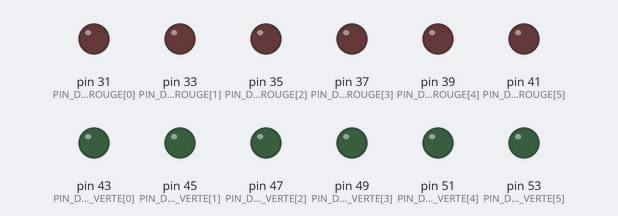
This sketch was run on a simulated Arduino Mega 2560, built with avr-gcc and run on an emulated ATmega2560. Shown: output pins drawn as LEDs (lit = HIGH). Pins used as bus, display or sensor lines are not drawn.

Above: at 0.2 s.
At 1.2 s:
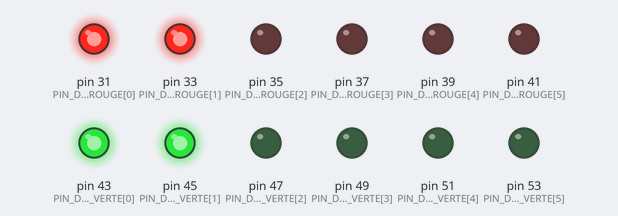
At 1.7 s:
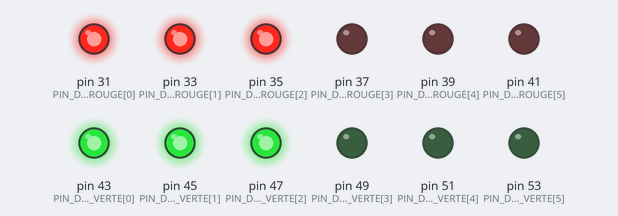
At 2.7 s:
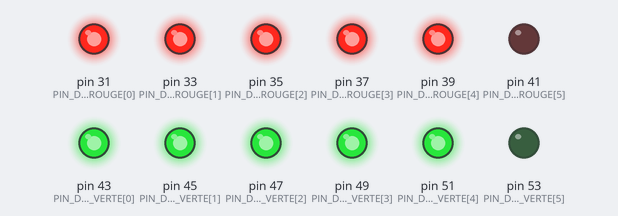
At 4.2 s:
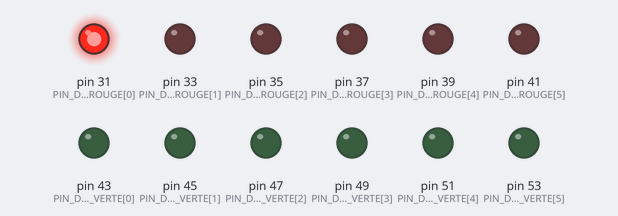
At 5.7 s:
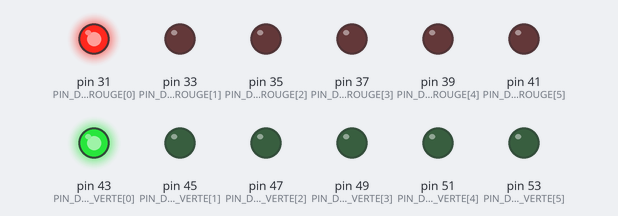
Timing chart, 0 to 6.5 s (numbered marks = the images above):
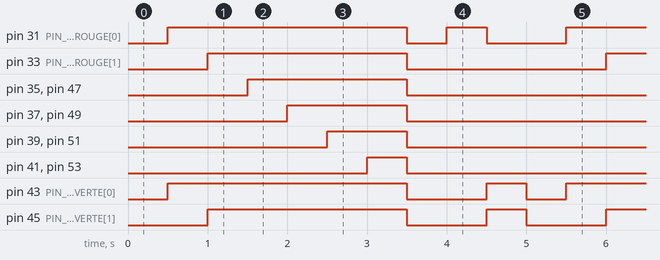

The sketch:

allumer_del_test.ino
```cpp
/* TEST ALLUMER DEL*/

#include <LiquidCrystal.h>
#include "reglages.h"             // Reglages materiels
#include "io.h"                   // Controle des entrees/sorties


void setup()
{
    initialiserIO();
    randomSeed(0);
}

void loop()
{
    for (int i = 0; i < 7; i++){
        allumerDel(i,i);
        delay(500);
    }
    allumerDel(0,0);
    delay(500);
    allumerDel(1,0);
    delay(500);
    allumerDel(0,2);
    delay(500);
}
```

io.cpp
```cpp
/**************************************************************
 *    io.cpp
 *
 *    Fichier d'implementation controlant les entrees et sorties
 *    pour le jeu de Mastermind
 *
 **************************************************************/

#include "reglages.h"
#include "io.h"
#include <LiquidCrystal.h>


// Caracteres
// Fleche haut
byte CAR_HAUT_TABLE[8] = {
        B00000,
        B00000,
        B00000,
        B00000,
        B00000,
        B00100,
        B01110,
        B11111
        };

// Fleche bas
byte CAR_BAS_TABLE[8] = {
        B11111,
        B01110,
        B00100,
        B00000,
        B00000,
        B00000,
        B00000,
        B00000
        };

// Carre
byte CAR_CARRE_TABLE[8] = {
        B00000,
        B11111,
        B10001,
        B10001,
        B10001,
        B10001,
        B11111,
        B00000
        };

// Coeur
byte CAR_COEUR_TABLE[8] = {
        B00000,
        B01010,
        B10101,
        B10001,
        B10001,
        B01010,
        B00100,
        B00000
        };


/**************************************************************
 *    initialiserIO
 *
 *    Fonction qui intialise les ports des boutons en entree
 *    et des DEL et LCD en sortie
 *
 *    Arguments: Aucun
 *    Retour: Aucun
 *
 **************************************************************/
void initialiserIO()
{
    // Boutons
    pinMode(PIN_BTN_X,         INPUT);
    pinMode(PIN_BTN_O,         INPUT);
    pinMode(PIN_BTN_CARRE,     INPUT);
    pinMode(PIN_BTN_COEUR,     INPUT);
    pinMode(PIN_BTN_ETOILE,    INPUT);
    pinMode(PIN_BTN_PLUS,      INPUT);
    pinMode(PIN_BTN_HAUT,      INPUT);
    pinMode(PIN_BTN_BAS,       INPUT);
    pinMode(PIN_BTN_CLR,       INPUT);

    // DEL
    for (int i = 0; i < DIFFICULTE_MAX; i++) {
        pinMode(PIN_DEL_ROUGE[i], OUTPUT);
        pinMode(PIN_DEL_VERTE[i], OUTPUT);
    }

    // LCD Contrast
    pinMode(PIN_LCD_CONTRAST, OUTPUT);
    analogWrite(PIN_LCD_CONTRAST, LCD_CONTRAST_VAL);

}


/**************************************************************
 *    allumerDel
 *
 *    Fonction allume le nombre de DEL rouges et vertes specifies
 *
 *    Arguments: nbRouge : nombre de DEL rouges a allumer
 *               nbVert  : nombre de DEL vertes a allumer
 *    Retour: Aucun
 *
 **************************************************************/
void allumerDel(unsigned int nbRouge, unsigned int nbVert)
{
    int i;

    // Eteindre toutes les DEL
    for (i = 0; i < DIFFICULTE_MAX; i++) {
        digitalWrite(PIN_DEL_ROUGE[i], LOW);
        digitalWrite(PIN_DEL_VERTE[i], LOW);
    }

    // Allumer le nombre de DEL rouges specifie
    for (i = 0; i < nbRouge; i++)
        digitalWrite(PIN_DEL_ROUGE[i], HIGH);

    // Allumer le nombre de DEL vertes specifie
    for (i = 0; i < nbVert; i++)
        digitalWrite(PIN_DEL_VERTE[i], HIGH);
}


/**************************************************************
 *    lireBoutons
 *
 *    Fonction qui lit l'etat des boutons d'entree
 *
 *    Arguments: Aucun
 *    Retour:    Symbole du bouton appuye
 *               Retourne RIEN si la lecture n'est pas comprise
 *               (2 boutons appuyes simultanement)
 *
 **************************************************************/
Symbole lireBoutons()
{
    // Pour sauvegarde de l'etat precedent des boutons
    // L'index suit l'enum Symbole
    static int etatPrecedent[NB_SYMBOLES] = {LOW};

    int lecture;               // Lecture effectuee
    Symbole ret = RIEN;        // Valeur de retour
    boolean ok = true;         // Si la valeur a changee
    int nbAppuyes = 0;         // Le nombre de boutons appuyes

    // Lecture de l'etat du bouton X
    lecture = digitalRead(PIN_BTN_X);
    if (lecture == HIGH) {    // Si le bouton est appuye
        nbAppuyes++;
        ret = X;
    }
    // Si l'etat n'a pas change et que le bouton est active
    if (lecture == etatPrecedent[X] && lecture == HIGH)
        ok = false;                     // On devalide l'entree
    else
        etatPrecedent[X] = lecture;     // Si l'etat a change, on enregistre
					// le nouvel etat


    // Lecture de l'etat du bouton O
    lecture = digitalRead(PIN_BTN_O);
    if (lecture == HIGH) {    // Si le bouton est appuye
        nbAppuyes++;
        ret = O;
    }
    // Si l'etat n'a pas change et que le bouton est active
    if (lecture == etatPrecedent[O] && lecture == HIGH)
        ok = false;                     // On devalide l'entree
    else
        etatPrecedent[O] = lecture;     // Si l'etat a change, on enregistre
					// le nouvel etat


    // Lecture de l'etat du bouton CARRE
    lecture = digitalRead(PIN_BTN_CARRE);
    if (lecture == HIGH) {    // Si le bouton est appuye
        nbAppuyes++;
        ret = CARRE;
    }
    // Si l'etat n'a pas change et que le bouton est active
    if (lecture == etatPrecedent[CARRE] && lecture == HIGH)
        ok = false;                     // On devalide l'entree
    else
        etatPrecedent[CARRE] = lecture; // Si l'etat a change, on enregistre
					// le nouvel etat


    // Lecture de l'etat du bouton COEUR
    lecture = digitalRead(PIN_BTN_COEUR);
    if (lecture == HIGH) {    // Si le bouton est appuye
        nbAppuyes++;
        ret = COEUR;
    }
    // Si l'etat n'a pas change et que le bouton est active
    if (lecture == etatPrecedent[COEUR] && lecture == HIGH)
        ok = false;                     // On devalide l'entree
    else
        etatPrecedent[COEUR] = lecture; // Si l'etat a change, on enregistre
					// le nouvel etat


    // Lecture de l'etat du bouton ETOILE
    lecture = digitalRead(PIN_BTN_ETOILE);
    if (lecture == HIGH) {    // Si le bouton est appuye
        nbAppuyes++;
        ret = ETOILE;
    }
    // Si l'etat n'a pas change et que le bouton est active
    if (lecture == etatPrecedent[ETOILE] && lecture == HIGH)
        ok = false;                     // On devalide l'entree
    else
        etatPrecedent[ETOILE] = lecture;     // Si l'etat a change,
					     // on enregistre le nouvel etat


    // Lecture de l'etat du bouton PLUS
    lecture = digitalRead(PIN_BTN_PLUS);
    if (lecture == HIGH) {    // Si le bouton est appuye
        nbAppuyes++;
        ret = PLUS;
    }
    // Si l'etat n'a pas change et que le bouton est active
    if (lecture == etatPrecedent[PLUS] && lecture == HIGH)
        ok = false;                     // On devalide l'entree
    else
        etatPrecedent[PLUS] = lecture;  // Si l'etat a change, on enregistre
					// le nouvel etat


    // Lecture de l'etat du bouton HAUT
    lecture = digitalRead(PIN_BTN_HAUT);
    if (lecture == HIGH) {    // Si le bouton est appuye
        nbAppuyes++;
        ret = HAUT;
    }
    // Si l'etat n'a pas change et que le bouton est active
    if (lecture == etatPrecedent[HAUT] && lecture == HIGH)
        ok = false;                     // On devalide l'entree
    else
        etatPrecedent[HAUT] = lecture;  // Si l'etat a change, on enregistre
					// le nouvel etat


    // Lecture de l'etat du bouton BAS
    lecture = digitalRead(PIN_BTN_BAS);
    if (lecture == HIGH) {    // Si le bouton est appuye
        nbAppuyes++;
        ret = BAS;
    }
    // Si l'etat n'a pas change et que le bouton est active
    if (lecture == etatPrecedent[BAS] && lecture == HIGH)
        ok = false;                     // On devalide l'entree
    else
        etatPrecedent[BAS] = lecture;   // Si l'etat a change, on enregistre
					// le nouvel etat


    // Lecture de l'etat du bouton CLR
    lecture = digitalRead(PIN_BTN_CLR);
    if (lecture == HIGH) {    // Si le bouton est appuye
        nbAppuyes++;
        ret = CLR;
    }
    // Si l'etat n'a pas change et que le bouton est active
    if (lecture == etatPrecedent[CLR] && lecture == HIGH)
        ok = false;                     // On devalide l'entree
    else
        etatPrecedent[CLR] = lecture;   // Si l'etat a change, on enregistre
					// le nouvel etat


    delay(10);    // Anti-rebonds, attendre 10 ms

    if (!ok || nbAppuyes != 1)    // Si plus d'un bouton est appuye ou si le
        ret = RIEN;               // bouton est garde enfonce, on retourne RIEN

    return ret;
}


/**************************************************************
 *    verifierCar
 *
 *    Fonction qui verifie si un caractere doit etre remplace
 *
 *    Arguments: car : Le caractere a comparer
 *    Retour:    CAR_OK (false) si le caractere ne doit pas etre remplace
 *               CAR_COEUR si le caractere doit etre remplace par un coeur
 *
 **************************************************************/
int verifierCar(char car)
{
    if (car == SYMB_COEUR)
        return CAR_COEUR;
    else if (car == SYMB_CARRE)
        return CAR_CARRE;

    /*  Ces fonctions ne sont pas utilisees
    else if (car == SYMB_HAUT)
        return CAR_HAUT;
    else if (car == SYMB_BAS)
        return CAR_BAS;
    */

    else
        return CAR_OK;
}


/**************************************************************
 *    afficherLcd
 *
 *    Fonction qui affiche sur l'ecran LCD le texte desire
 *
 *    *Pour afficher 15-16 car, utiliser la position GAUCHE
 *
 *
 *    Arguments: *lcd     : Pointeur sur l'objet LiquidCrystal pour affichage
 *                ligne1  : Chaine du haut a afficher (String)
 *                posLigne1 : Endroit ou le texte de la ligne1 sera place
 *                ligne2  : Ligne 2 a afficher
 *                posLigne2
 *                haut    : Si vrai, affiche une fleche indiquant la navigation
 *                              possible vers le haut (historique precedent)
 *                bas     : Si vrai, affiche une fleche indiquant la navigation
 *                              possible vers le bas (historique suivant)
 *    Retour:    Aucun
 *
 *    Remarque: Les symboles definis dans reglages.h (SYMB_COEUR)
 *              seront remplaces par les symboles correspondants pour
 *              la ligne 2 (Aucun remplacement necessaire pour la ligne 1)
 *
 *
 **************************************************************/
 void afficherLcd(LiquidCrystal *lcd,
                  String ligne1, Position posLigne1,
                  String ligne2, Position posLigne2,
                  boolean haut, boolean bas)
 {
     int carRemplace = 0;
     int i;           // Pour iterations
     String ligne;    // Ligne traitee

     lcd->clear();    // Efface l'ecran

     // Traitement de la ligne 1
     switch (posLigne1) {
         // Si le texte est a gauche
         case GAUCHE :
	     // Inscription au debut de la ligne
             lcd->setCursor(0,0);
             break;

         // Si le texte est a droite
         case DROITE :
             // Inscription a la fin de la ligne
             lcd->setCursor(LCD_NB_COLONNES - 2 - ligne1.length(), 0);
             break;

         // Si le texte est au centre
         case CENTRE :
         {
             // Inscription au centre de la ligne
             int espacesVides = (LCD_NB_COLONNES - 1 - ligne1.length())/2;
             lcd->setCursor(espacesVides, 0);
	     break;
         }

         // Par defaut
         default :
             lcd->setCursor(0,0);
     }

     lcd->print(ligne1);	// Affichage de la ligne 1


     // Traitement de la ligne 2
     // Chaque caractere est traite individuellement
     switch (posLigne2) {
         // Si le texte est a gauche
         case GAUCHE :
             lcd->setCursor(0,1);          // Inscription au debut de la ligne
             break;

         // Si le texte est a droite
         case DROITE :
             // Inscription a la fin de la ligne
             lcd->setCursor(LCD_NB_COLONNES - 2 - ligne2.length(), 1);
             break;

         // Si le texte est au centre
         case CENTRE :
         {
             // Inscription au centre de la ligne
             int espacesVides = (LCD_NB_COLONNES - 1 - ligne2.length())/2;
             lcd->setCursor(espacesVides, 1);
	     break;
         }

         // Par defaut
         default :
             lcd->setCursor(0,1);
     }

     // Affichage de la ligne 2, 1 caractere a la fois
     for (i = 0; i < ligne2.length(); i++) {
         // Verification si le caractere doit etre remplace
         carRemplace = verifierCar(ligne2.charAt(i));
         if (carRemplace)        	    // Si oui, on affiche le
             lcd->write(carRemplace);	    // caractere de remplacement
         else                    	    // Sinon, on affiche le
             lcd->print(ligne2.charAt(i));  // caractere de la ligne
     }


     // Impression des caracteres haut/bas
     if (haut) {
         lcd->setCursor(LCD_NB_COLONNES - 1, 0);
         lcd->write(CAR_HAUT);
     }
     if (bas) {
         lcd->setCursor(LCD_NB_COLONNES - 1, 1);
         lcd->write(CAR_BAS);
     }

 }
```

io.h
```cpp
/**************************************************************
 *    io.h
 *
 *    Fichier d'en-tete controlant les entrees et sorties
 *    pour le jeu de Mastermind
 *
 **************************************************************/

#ifndef _io_h
#define _io_h


#include <Arduino.h>

class LiquidCrystal;        // Objet de la lib LiquidCrystal.h


// Entrees possibles
enum Symbole {  RIEN = 0,
                X,
                O,
                CARRE,
                COEUR,
                ETOILE,
                PLUS,
                HAUT,
                BAS,
                CLR,
                NB_SYMBOLES    // Dernier element
            };


// Position possibles pour affichage LCD
enum Position { GAUCHE, DROITE, CENTRE };


// Caracteres propres au jeu
// Espace de stockage
const int CAR_OK      = 0; // Si aucun remplacement necessaire
const int CAR_HAUT    = 1;
const int CAR_BAS     = 2;
const int CAR_COEUR   = 3;
const int CAR_CARRE   = 4;

// Caracteres
extern byte CAR_HAUT_TABLE[8];    // Fleche haut
extern byte CAR_BAS_TABLE[8];     // Fleche bas
extern byte CAR_CARRE_TABLE[8];
extern byte CAR_COEUR_TABLE[8];   // Coeur


// Pour initialiser les entrees
void initialiserIO();

// Pour allumer le nombre de DEL desire
void allumerDel(unsigned int nbRouge, unsigned int nbVert);

// Pour determiner si un bouton est appuye
Symbole lireBoutons();

// Pour affichage LCD
// Pour le remplacement de caracteres
int verifierCar(char car);

// Pour affichage
void afficherLcd(LiquidCrystal *lcd,
	String ligne1, Position posLigne1 = GAUCHE,
        String ligne2 = "", Position posLigne2 = GAUCHE,
        boolean haut = false, boolean bas = false);

#endif
```

reglages.h
```cpp
/**************************************************************
 *    reglages.h
 *
 *    Permet de regler les parametres du jeu de Mastermind
 *    Definit les ports utilises
 *
 **************************************************************/

#ifndef _reglages_h
#define _reglages_h

// --------------------------------------
// Definition des reglages du jeu

// Nombre de symboles a deviner selon le niveau de difficulte
#define FACILE            3
#define NORMAL            4
#define DIFFICILE         6

// Difficulte maximale, egale au nombre de DEL disponibles pour chaque couleur
#define DIFFICULTE_MAX    DIFFICILE

// Nombre d'essais maximal alloue
// Un nombre trop eleve peut entrainer un probleme d'affichage et/ou de memoire
#define NB_ESSAIS_MAX     99


// --------------------------------------
// Definition des ports de sortie

// Affichage DEL
// DEL rouges (reponse mal placee)
const int PIN_DEL_ROUGE[DIFFICULTE_MAX] = {
    31, 33, 35, 37, 39, 41 };

// DEL vertes (bonne reponse)
const int PIN_DEL_VERTE[DIFFICULTE_MAX] = {
    43, 45, 47, 49, 51, 53 };


// Affichage LCD
#define LCD_8BIT_MODE           // Si mode 8bits

#define PIN_LCD_RS         12
#define PIN_LCD_RW         10   // Optionel
#define PIN_LCD_ENBL       11
#define PIN_LCD_CONTRAST   9    // Doit etre PWM, PIN V0
#define PIN_LCD_DATA4      5
#define PIN_LCD_DATA5      4
#define PIN_LCD_DATA6      3
#define PIN_LCD_DATA7      2

#define PIN_LCD_DATA0      8
#define PIN_LCD_DATA1      7
#define PIN_LCD_DATA2      6
#define PIN_LCD_DATA3      1


#define LCD_CONTRAST_VAL   50    // Valeur pour ajustement du contrast


// --------------------------------------
// Definition des ports d'entree

// Boutons d'entree

// Symboles
#define PIN_BTN_X          26
#define PIN_BTN_O          28
#define PIN_BTN_CARRE      30
#define PIN_BTN_COEUR      32
#define PIN_BTN_ETOILE     34
#define PIN_BTN_PLUS       36

// Navigation
#define PIN_BTN_HAUT       38
#define PIN_BTN_BAS        40

// Effacer/Nouvelle partie
#define PIN_BTN_CLR        42


// --------------------------------------------
// Definition d'un port analogique non utilise
// Sert a l'initialisation de la fonction random() via randomSeed()

#define PIN_ANALOG_VIDE    0


// --------------------------------------------
// Definitions materielles

// Nombre de colonnes/lignes de l'ecran LCD
#define LCD_NB_COLONNES      16   // Minimum : 16 colonnes
#define LCD_NB_LIGNES        2    // Minimum : 2 lignes


// --------------------------------------------
// Definitions logicielles

// Ces symboles seront subtitues durant l'affichage pour
// les symboles crees par le logiciel
//#define SYMB_HAUT        '%'    // Pas utilise
//#define SYMB_BAS         '&'    // Pas utilise
#define SYMB_COEUR       '$'
#define SYMB_CARRE       '@'


#endif
```

Measured:
- by itself, pin 31 (PIN_DEL_ROUGE[0]): repeats every 5.0 s: LOW 0.50 s, HIGH 0.50 s, LOW 1.0 s, HIGH 3.0 s
- by itself, pin 33 (PIN_DEL_ROUGE[1]): alternates HIGH for 2.5 s and LOW for 2.5 s
- by itself, pin 35 (PIN_DEL_ROUGE[2]), pin 47 (PIN_DEL_VERTE[2]): alternates HIGH for 2.0 s and LOW for 3.0 s
- by itself, pin 37 (PIN_DEL_ROUGE[3]), pin 49 (PIN_DEL_VERTE[3]): alternates HIGH for 1.5 s and LOW for 3.5 s
- by itself, pin 39 (PIN_DEL_ROUGE[4]), pin 51 (PIN_DEL_VERTE[4]): alternates HIGH for 1.0 s and LOW for 4.0 s
- by itself, pin 41 (PIN_DEL_ROUGE[5]), pin 53 (PIN_DEL_VERTE[5]): alternates HIGH for 0.50 s and LOW for 4.5 s
- by itself, pin 43 (PIN_DEL_VERTE[0]): repeats every 5.0 s: LOW 1.0 s, HIGH 0.50 s, LOW 0.50 s, HIGH 3.0 s
- by itself, pin 45 (PIN_DEL_VERTE[1]): repeats every 5.0 s: LOW 1.0 s, HIGH 0.50 s, LOW 1.0 s, HIGH 2.5 s
